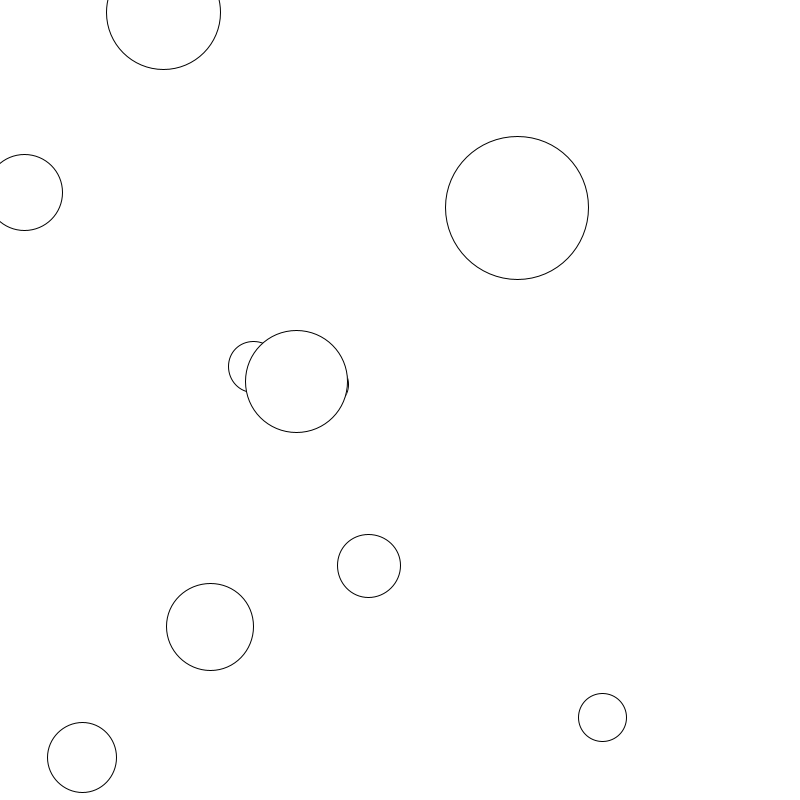
Frame 1 (no input)
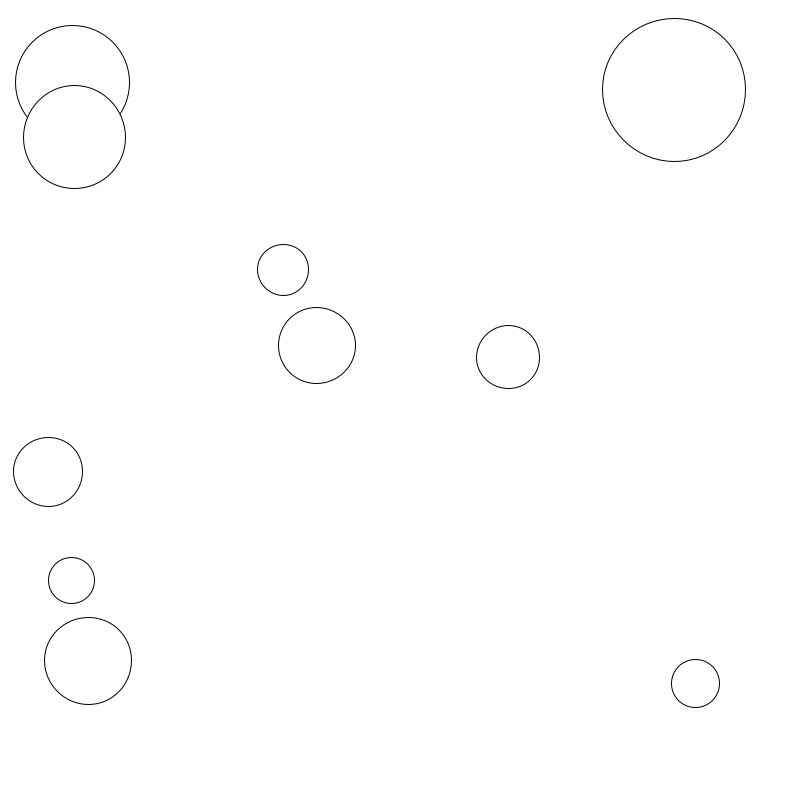
Frame 60 (the mouse pressed at the canvas centre just before this capture)
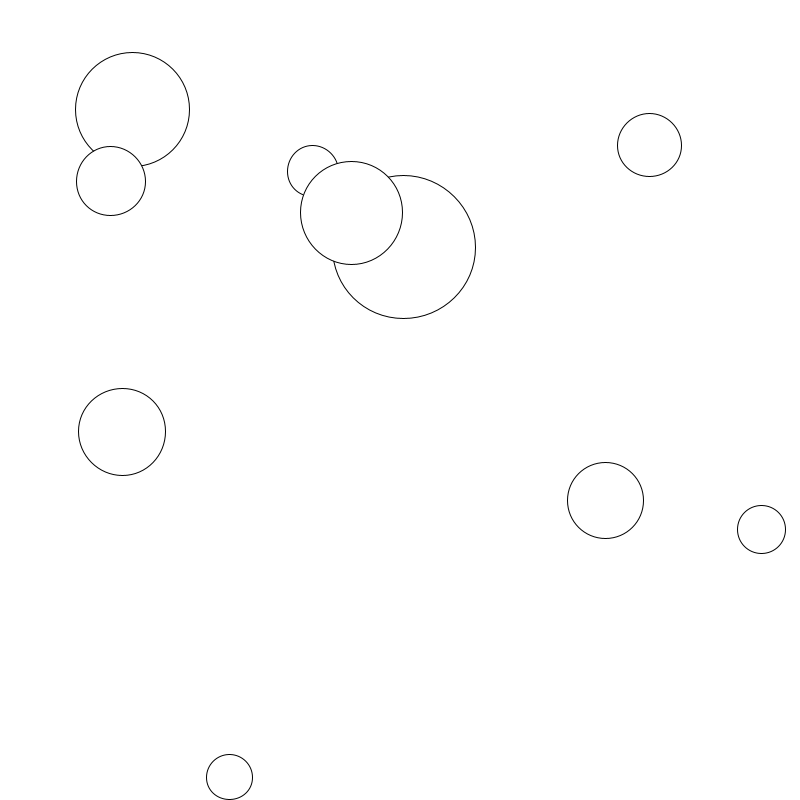
Frame 120 (the mouse held since frame 60 and released just before this capture)

The Processing sketch that drew these frames (run headless with seeded random() and noise(); from frame 60 on, the mouse is pressed at the canvas centre):

// Processing sketch: bouncing_balls
// ── bouncing_balls.pde
float[] x, y, xSpeed, ySpeed, size;
int n, speed, minSize, maxSize;

void setup() {
  size(800, 800);

  n = 10;
  speed = 5;
  minSize = 20;
  maxSize = 80;

  x = new float[n];
  y = new float[n];
  xSpeed = new float[n];
  ySpeed = new float[n];
  size = new float[n];

  // Fill arrays with initial values
  for (int i = 0; i < n; i++) {
    x[i] = random(width);
    y[i] = random(height);
    xSpeed[i] = random(-speed, speed);
    ySpeed[i] = random(-speed, speed);
    size[i] = random(minSize, maxSize);
  }
}

void draw() {

  background(255);

  // Move each ball and check collisions
  for (int i = 0; i < n; i++) {
    circle(x[i], y[i], size[i] * 2);
    x[i] += xSpeed[i];
    y[i] += ySpeed[i];
    checkCollisions(i);
  }
}

void checkCollisions(int i) {
  if (x[i] - size[i] < 0) {
    x[i] = size[i];
    xSpeed[i] *= -1;
  }
  if (x[i] + size[i] > width) {
    x[i] = width - size[i];
    xSpeed[i] *= -1;
  }
  if (y[i] - size[i] < 0) {
    y[i] = size[i];
    ySpeed[i] *= -1;
  }
  if (y[i] + size[i] > height) {
    y[i] = height - size[i];
    ySpeed[i] *= -1;
  }
}
